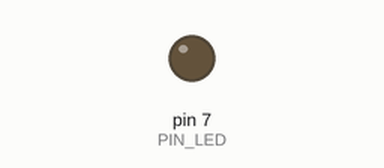
Bench run of a sketch on a simulated Arduino Uno, built with avr-gcc and run on an emulated ATmega328P. On the bench: output pins drawn as LEDs (lit = HIGH). Dashed ring = blinking. At 6.0 s the program stops and its outputs stay as they are.

Above: at 0.5 s.
At 2.2 s:
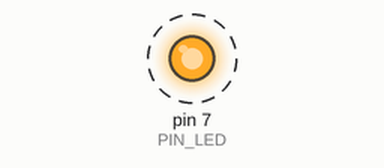
Timing chart, 0 to 3.0 s (numbered marks = the images above):
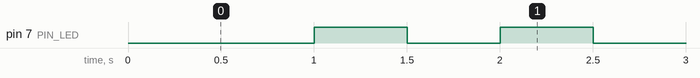

Measured:
- by itself, pin 7 (PIN_LED): alternates HIGH for 0.50 s and LOW for 0.50 s, 11 changes in all, then stays HIGH

The sketch:

05_practice_2_ver2.ino
```cpp
#define  PIN_LED 7

void setup() {
  pinMode(PIN_LED, OUTPUT);

}

void loop() {
  digitalWrite(PIN_LED, 0);
  delay(1000);
  digitalWrite(PIN_LED, 1);

  for (int i = 0; i <5; i++) {
    digitalWrite(PIN_LED, 1);
    delay(500);
    digitalWrite(PIN_LED, 0);
    delay(500);
  }
  while(1){
    digitalWrite(PIN_LED, 1);
  }

}
```
